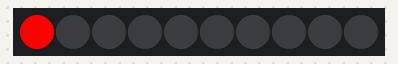
The sketch below on a simulated Arduino Uno, built with avr-gcc and run on an emulated ATmega328P. Parts: 10 RGB LEDs in strip order, left to right. The strip is taken to match the declared colour order.

Above: at 0.1 s.
At 9.6 s:
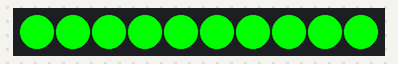
At 14.6 s:
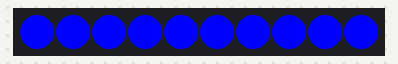
At 19.6 s:
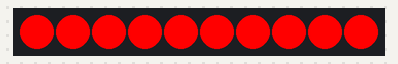
At 29.1 s:
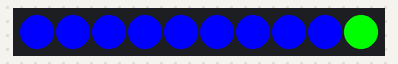
At 39.1 s:
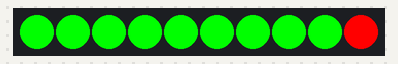

The sketch:

NeoPixelCircleLights.ino
```cpp
#include <Adafruit_NeoPixel.h>

#define PIN 6
Adafruit_NeoPixel strip = Adafruit_NeoPixel(10, PIN, NEO_RGB + NEO_KHZ800);

void setup() {
  // put your setup code here, to run once:
  strip.begin();
  strip.show();
}

void loop() {
  // put your main code here, to run repeatedly:
  for(uint16_t i=0; i<strip.numPixels(); i=i+1) {
      strip.setPixelColor(i, strip.Color(255,0,0));
      strip.show();
      delay(500);
  }
  for(uint16_t i=0; i<strip.numPixels(); i=i+1) {
      strip.setPixelColor(i, strip.Color(0,255,0));
      strip.show();
      delay(500);
  }
  for(uint16_t i=0; i<strip.numPixels(); i=i+1) {
      strip.setPixelColor(i, strip.Color(0,0,255));
      strip.show();
      delay(500);
  }
}
```

Measured:
- what the display in image 1 shows lasts 0.5 s, from 9.5 s to 10.0 s
